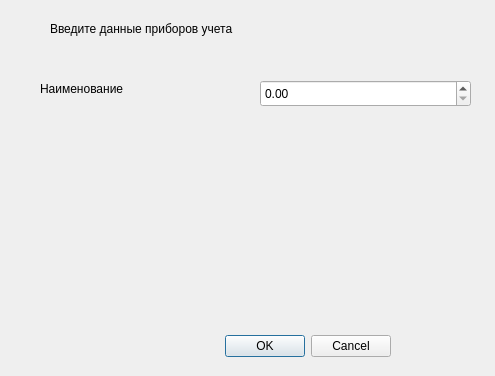
<?xml version="1.0" encoding="UTF-8"?>
<ui version="4.0">
 <class>Dialog</class>
 <widget class="QDialog" name="Dialog">
  <property name="geometry">
   <rect>
    <x>0</x>
    <y>0</y>
    <width>495</width>
    <height>376</height>
   </rect>
  </property>
  <property name="windowTitle">
   <string>Показания счетчика</string>
  </property>
  <widget class="QDialogButtonBox" name="buttonBox">
   <property name="geometry">
    <rect>
     <x>50</x>
     <y>330</y>
     <width>341</width>
     <height>32</height>
    </rect>
   </property>
   <property name="orientation">
    <enum>Qt::Horizontal</enum>
   </property>
   <property name="standardButtons">
    <set>QDialogButtonBox::Cancel|QDialogButtonBox::Ok</set>
   </property>
  </widget>
  <widget class="QLabel" name="label">
   <property name="geometry">
    <rect>
     <x>50</x>
     <y>20</y>
     <width>351</width>
     <height>17</height>
    </rect>
   </property>
   <property name="text">
    <string>Введите данные приборов учета</string>
   </property>
  </widget>
  <widget class="QWidget" name="widget" native="true">
   <property name="geometry">
    <rect>
     <x>30</x>
     <y>70</y>
     <width>441</width>
     <height>41</height>
    </rect>
   </property>
   <widget class="QLabel" name="label_2">
    <property name="geometry">
     <rect>
      <x>10</x>
      <y>10</y>
      <width>211</width>
      <height>17</height>
     </rect>
    </property>
    <property name="text">
     <string>Наименование</string>
    </property>
   </widget>
   <widget class="QDoubleSpinBox" name="doubleSpinBox">
    <property name="geometry">
     <rect>
      <x>230</x>
      <y>10</y>
      <width>211</width>
      <height>27</height>
     </rect>
    </property>
    <property name="maximum">
     <double>9999999999.989999771118164</double>
    </property>
   </widget>
  </widget>
 </widget>
 <resources/>
 <connections>
  <connection>
   <sender>buttonBox</sender>
   <signal>accepted()</signal>
   <receiver>Dialog</receiver>
   <slot>accept()</slot>
   <hints>
    <hint type="sourcelabel">
     <x>248</x>
     <y>254</y>
    </hint>
    <hint type="destinationlabel">
     <x>157</x>
     <y>274</y>
    </hint>
   </hints>
  </connection>
  <connection>
   <sender>buttonBox</sender>
   <signal>rejected()</signal>
   <receiver>Dialog</receiver>
   <slot>reject()</slot>
   <hints>
    <hint type="sourcelabel">
     <x>316</x>
     <y>260</y>
    </hint>
    <hint type="destinationlabel">
     <x>286</x>
     <y>274</y>
    </hint>
   </hints>
  </connection>
 </connections>
</ui>
